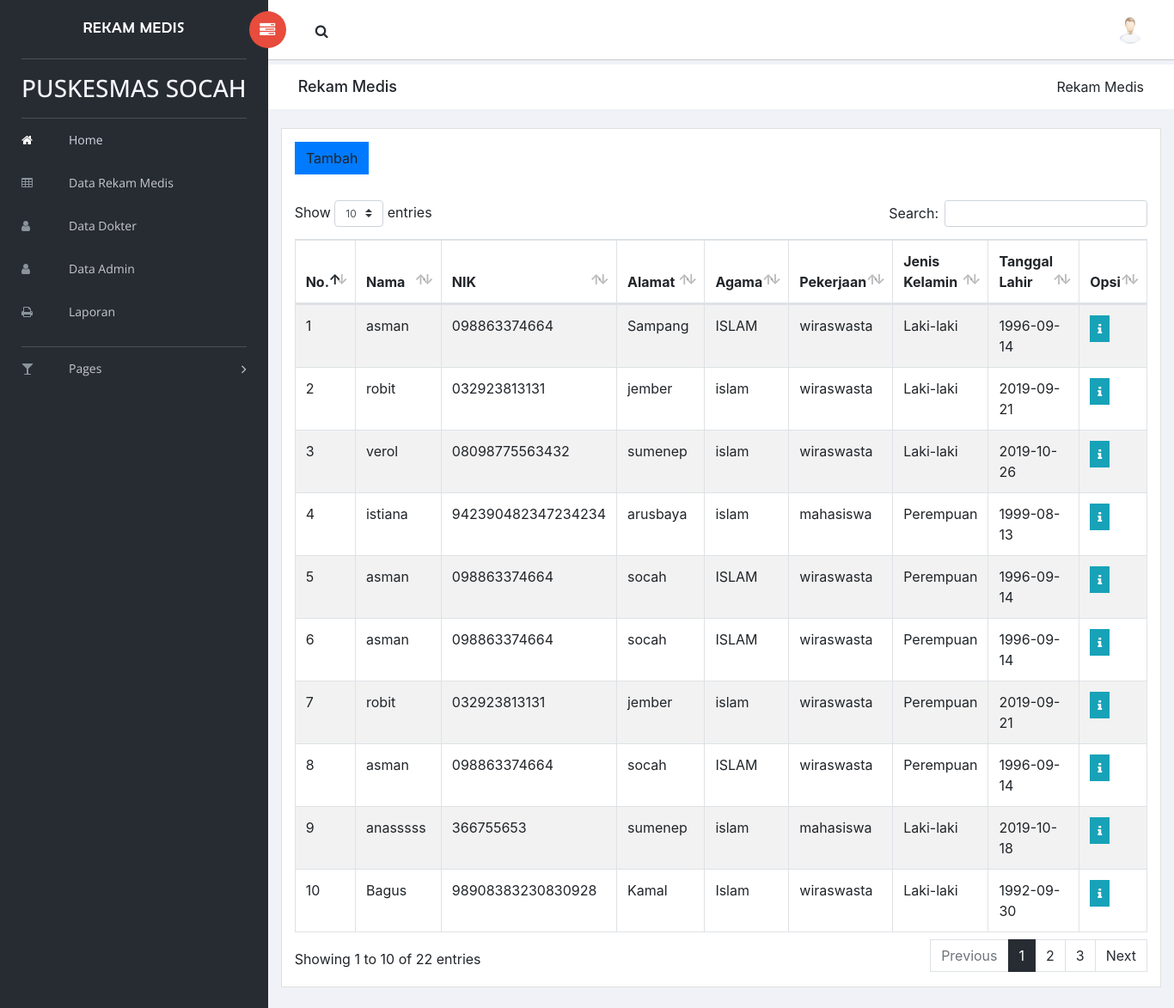
/dokter/rekammedis/index.php, run on the app's committed database.
### tables this page shows
CREATE TABLE `tb_pasien` (
  `ID_PASIEN` int(11) NOT NULL,
  `NAMA_PASIEN` varchar(20) DEFAULT NULL,
  `NIK` varchar(30) DEFAULT NULL,
  `ALAMAT_PASIEN` varchar(50) DEFAULT NULL,
  `AGAMA` varchar(20) DEFAULT NULL,
  `PEKERJAAN` varchar(20) DEFAULT NULL,
  `JENIS_KELAMIN` varchar(20) DEFAULT NULL,
  `TANGGAL_LAHIR_PASIEN` date DEFAULT NULL,
  `METODE_PEMBAYARAN` varchar(10) DEFAULT NULL
);

### dokter/rekammedis/list.php (the view, shortened to what this page needs)
<?php include '../main/header.php' ?>
<div class="breadcrumbs">
    <div class="col-sm-4">
        <div class="page-header float-left">
            <div class="page-title">
                <h1>Rekam Medis</h1>
            </div>
        </div>
    </div>
    <div class="col-sm-8">
        <div class="page-header float-right">
            <div class="page-title">
                <ol class="breadcrumb text-right">
                    <li class="active">Rekam Medis</li>
                </ol>
            </div>
        </div>
    </div>
</div>
<div class="content mt-3">
    <div class="animated fadeIn">
        <div class="row">
            <div class="col-md-12">
                <div class="card">
                    <div class="card-body">
                        <a type="button" data-target="#ModalAdd" data-toggle="modal" class="btn btn-primary">Tambah</a>
                    </div>
                    <div class="card-body">
                        <table id="bootstrap-data-table-export" class="table table-striped table-bordered">
                            <thead>
                                <tr>
                                    <th>No.</th>
                                    <th>Nama</th>
                                    <th>NIK</th>
                                    <th>Alamat</th>
                                    <th>Agama</th>
                                    <th>Pekerjaan</th>
                                    <th>Jenis Kelamin</th>
                                    <th>Tanggal Lahir</th>
                                    <th>Opsi</th>
                                </tr>
                            </thead>
                            <tbody>
                                <?php
                                $no = 1;
                                $data = mysqli_query($koneksi,"select * from tb_pasien");
                                while($d = mysqli_fetch_array($data)){?>
                                    <tr>
                                        <td><?php echo $no++?></td>
                                        <td><?php echo $d['NAMA_PASIEN']?></td>
                                        <td><?php echo $d['NIK']?></td>
                                        <td><?php echo $d['ALAMAT_PASIEN']?></td>
                                        <td><?php echo $d['AGAMA']?></td>
                                        <td><?php echo $d['PEKERJAAN']?></td>
                                        <td><?php echo $d['JENIS_KELAMIN']?></td>
                                        <td><?php echo $d['TANGGAL_LAHIR_PASIEN']?></td>
                                        <td>
                                            <a class="btn btn-sm btn-info" href="?act=detail&id=<?php echo $d['ID_PASIEN'] ?>" id=><i class="fa fa-info"></i></a>
                                        </td>
                                    </tr>
                                <?php } ?>
                            </tbody>
                        </table>
                    </div>
                </div>
            </div>
        </div>
    </div>
</div>
<?php include '../main/footer.php' ?>

### data on the page
tb_pasien: NAMA_PASIEN "asman", NIK "098863374664", ALAMAT_PASIEN "Sampang", AGAMA "ISLAM", PEKERJAAN "wiraswasta", JENIS_KELAMIN "Laki-laki", TANGGAL_LAHIR_PASIEN "1996-09-14"
tb_pasien: NAMA_PASIEN "robit", NIK "032923813131", ALAMAT_PASIEN "jember", AGAMA "islam", PEKERJAAN "wiraswasta", JENIS_KELAMIN "Laki-laki", TANGGAL_LAHIR_PASIEN "2019-09-21"
tb_pasien: NAMA_PASIEN "verol", NIK "08098775563432", ALAMAT_PASIEN "sumenep", AGAMA "islam", PEKERJAAN "wiraswasta", JENIS_KELAMIN "Laki-laki", TANGGAL_LAHIR_PASIEN "2019-10-26"
tb_pasien: NAMA_PASIEN "istiana", NIK "942390482347234234", ALAMAT_PASIEN "arusbaya", AGAMA "islam", PEKERJAAN "mahasiswa", JENIS_KELAMIN "Perempuan", TANGGAL_LAHIR_PASIEN "1999-08-13"
tb_pasien: NAMA_PASIEN "asman", NIK "098863374664", ALAMAT_PASIEN "socah", AGAMA "ISLAM", PEKERJAAN "wiraswasta", JENIS_KELAMIN "Perempuan", TANGGAL_LAHIR_PASIEN "1996-09-14"
tb_pasien: NAMA_PASIEN "asman", NIK "098863374664", ALAMAT_PASIEN "socah", AGAMA "ISLAM", PEKERJAAN "wiraswasta", JENIS_KELAMIN "Perempuan", TANGGAL_LAHIR_PASIEN "1996-09-14"
tb_pasien: NAMA_PASIEN "robit", NIK "032923813131", ALAMAT_PASIEN "jember", AGAMA "islam", PEKERJAAN "wiraswasta", JENIS_KELAMIN "Perempuan", TANGGAL_LAHIR_PASIEN "2019-09-21"
tb_pasien: NAMA_PASIEN "asman", NIK "098863374664", ALAMAT_PASIEN "socah", AGAMA "ISLAM", PEKERJAAN "wiraswasta", JENIS_KELAMIN "Perempuan", TANGGAL_LAHIR_PASIEN "1996-09-14"
tb_pasien: NAMA_PASIEN "anasssss", NIK "366755653", ALAMAT_PASIEN "sumenep", AGAMA "islam", PEKERJAAN "mahasiswa", JENIS_KELAMIN "Laki-laki", TANGGAL_LAHIR_PASIEN "2019-10-18"
tb_pasien: NAMA_PASIEN "Bagus", NIK "98908383230830928", ALAMAT_PASIEN "Kamal", AGAMA "Islam", PEKERJAAN "wiraswasta", JENIS_KELAMIN "Laki-laki", TANGGAL_LAHIR_PASIEN "1992-09-30"
